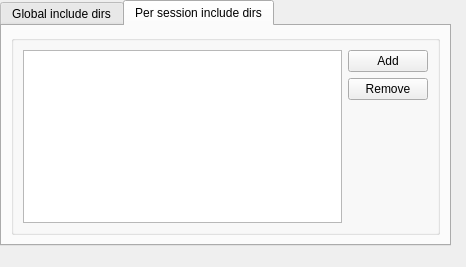
<?xml version="1.0" encoding="UTF-8"?>
<ui version="4.0">
 <class>Configuration</class>
 <widget class="QWidget" name="Configuration">
  <property name="geometry">
   <rect>
    <x>0</x>
    <y>0</y>
    <width>466</width>
    <height>267</height>
   </rect>
  </property>
  <property name="windowTitle">
   <string>Form</string>
  </property>
  <widget class="KTabWidget" name="ktabwidget">
   <property name="geometry">
    <rect>
     <x>0</x>
     <y>0</y>
     <width>451</width>
     <height>246</height>
    </rect>
   </property>
   <property name="currentIndex">
    <number>1</number>
   </property>
   <widget class="QWidget" name="tab">
    <attribute name="title">
     <string>Global include dirs</string>
    </attribute>
    <layout class="QGridLayout" name="gridLayout">
     <item row="0" column="0">
      <widget class="QGroupBox" name="groupBox">
       <property name="title">
        <string/>
       </property>
       <layout class="QHBoxLayout" name="horizontalLayout">
        <item>
         <widget class="KListWidget" name="globalDirsList">
          <property name="toolTip">
           <string>List of directories to lookup header files</string>
          </property>
         </widget>
        </item>
        <item>
         <layout class="QGridLayout" name="gridLayout_2">
          <item row="2" column="0">
           <spacer name="verticalSpacer">
            <property name="orientation">
             <enum>Qt::Vertical</enum>
            </property>
            <property name="sizeHint" stdset="0">
             <size>
              <width>1</width>
              <height>1</height>
             </size>
            </property>
           </spacer>
          </item>
          <item row="0" column="0">
           <widget class="QPushButton" name="addToGlobalButton">
            <property name="toolTip">
             <string>Add directory to the list</string>
            </property>
            <property name="text">
             <string>Add</string>
            </property>
           </widget>
          </item>
          <item row="1" column="0">
           <widget class="QPushButton" name="delFromGlobalButton">
            <property name="toolTip">
             <string>Remove directory from the list</string>
            </property>
            <property name="text">
             <string>Remove</string>
            </property>
           </widget>
          </item>
         </layout>
        </item>
       </layout>
      </widget>
     </item>
    </layout>
   </widget>
   <widget class="QWidget" name="tab_2">
    <attribute name="title">
     <string>Per session include dirs</string>
    </attribute>
    <layout class="QGridLayout" name="gridLayout_5">
     <item row="0" column="0">
      <widget class="QGroupBox" name="groupBox_2">
       <property name="title">
        <string/>
       </property>
       <layout class="QGridLayout" name="gridLayout_4">
        <item row="0" column="0">
         <widget class="KListWidget" name="sessionDirsList">
          <property name="toolTip">
           <string>List of directories to lookup header files</string>
          </property>
         </widget>
        </item>
        <item row="0" column="1">
         <layout class="QGridLayout" name="gridLayout_3">
          <item row="2" column="0">
           <spacer name="verticalSpacer_2">
            <property name="orientation">
             <enum>Qt::Vertical</enum>
            </property>
            <property name="sizeHint" stdset="0">
             <size>
              <width>1</width>
              <height>1</height>
             </size>
            </property>
           </spacer>
          </item>
          <item row="0" column="0">
           <widget class="QPushButton" name="addToSessionButton">
            <property name="toolTip">
             <string>Add directory to the list</string>
            </property>
            <property name="text">
             <string>Add</string>
            </property>
           </widget>
          </item>
          <item row="1" column="0">
           <widget class="QPushButton" name="delFromSessionButton">
            <property name="toolTip">
             <string>Remove directory from the list</string>
            </property>
            <property name="text">
             <string>Remove</string>
            </property>
           </widget>
          </item>
         </layout>
        </item>
       </layout>
      </widget>
     </item>
    </layout>
   </widget>
  </widget>
 </widget>
 <customwidgets>
  <customwidget>
   <class>KListWidget</class>
   <extends>QListWidget</extends>
   <header>klistwidget.h</header>
  </customwidget>
  <customwidget>
   <class>KTabWidget</class>
   <extends>QTabWidget</extends>
   <header>ktabwidget.h</header>
   <container>1</container>
  </customwidget>
 </customwidgets>
 <resources/>
 <connections/>
</ui>
